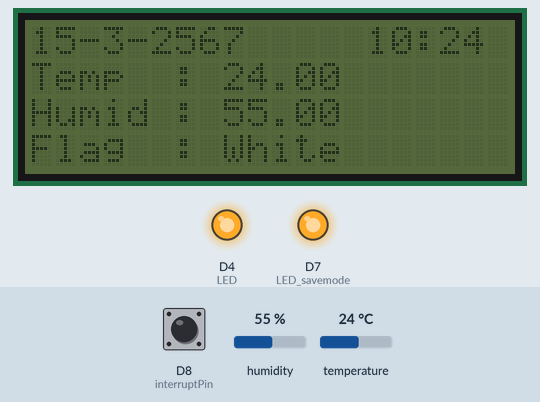
This sketch was run on a simulated ESP8266 (NodeMCU). Shown: 20×4 character LCD, output pins drawn as LEDs (lit = HIGH). The test bench sets the inputs (shaded band); at power-on: D8 (interruptPin) LOW, temperature 24 °C, humidity 55 %. WiFi joins after 1.5 s; servers stay silent unless stated; the local clock reads 2024-03-15 10:24:30 at power-on unless the sketch sets it; the Firebase database answers and starts empty; what the sketch prints to the serial monitor is not drawn.

Above: at 1.2 s.
1.3 s: D8 (interruptPin) pulled HIGH for 2.6 s
At 5.5 s:
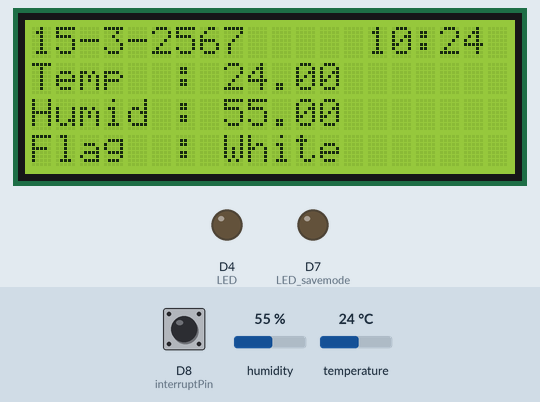
10.3 s: temperature set to 28 °C
At 13.0 s:
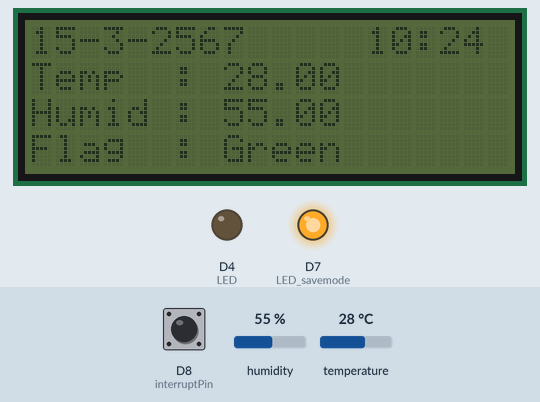
13.8 s: humidity set to 88 %
At 15.8 s:
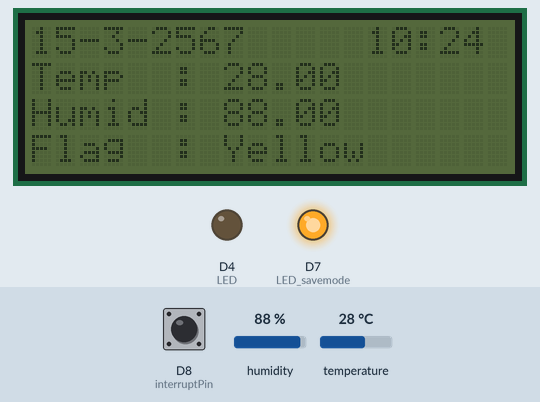
16.8 s: temperature set to 33 °C
At 17.4 s:
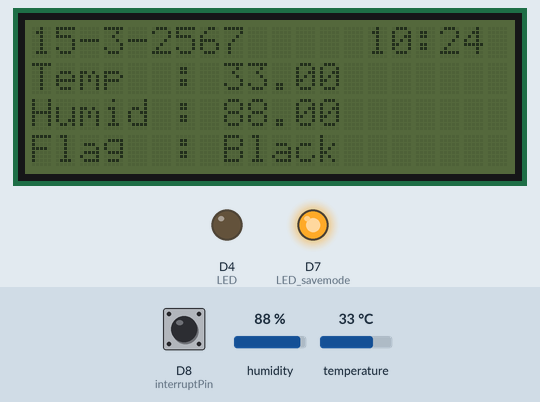
19.8 s: humidity set to 68 %
At 22.8 s:
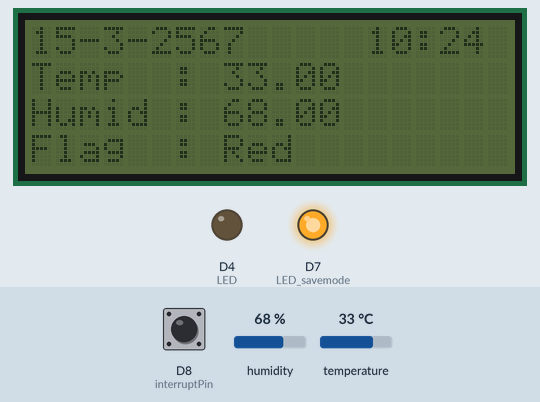
23.1 s: D8 (interruptPin) pulled HIGH for 2.6 s
At 27.1 s:
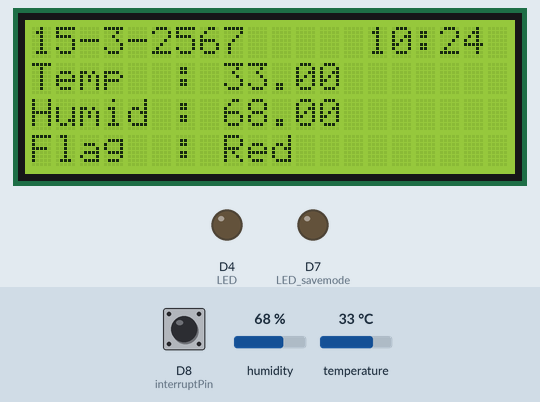
Timing chart, 0 to 31.3 s (numbered marks = the images above; inputs shaded):
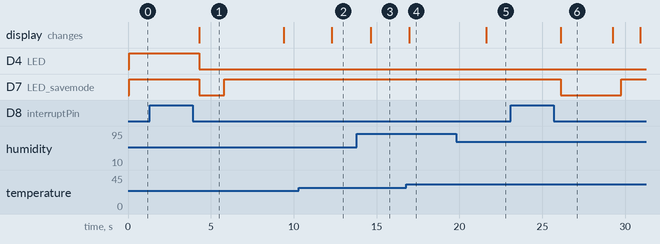

Measured:
- after the input at 1.3 s, D4 (LED): HIGH → LOW after 3.0 s; D7 (LED_savemode): HIGH → LOW after 3.0 s, → HIGH 1.5 s later; the display: changes after 3.0 s (image 1)
- after the input at 10.3 s, the display: changes after 2.0 s (image 2)
- after the input at 13.8 s, the display: changes after 0.83 s (image 3)
- after the input at 16.8 s, the display: changes after 0.16 s (image 4)
- after the input at 19.8 s, the display: changes after 1.8 s (image 5)
- after the input at 23.1 s, D7 (LED_savemode): HIGH → LOW after 3.0 s, → HIGH 3.7 s later; the display: changes after 3.0 s (image 6)
- what the display in image 1 shows lasts 5.1 s, from 4.3 s to 9.4 s

The sketch:

auto_connect_DHT_time_12c_switch_firebase.ino
```cpp
/*D4 <---> LED_online<-->3V
 *DHT22<-->D6
 *SWITCH<-->D8 //GPIO 15 touch switch
 *SCL<-->D1
 *SDA<-->D2
 *LED_online<-->D4  //yellow
 *LED_LED_savemode<-->D7;   //blue
*/


#include <ESP8266WiFi.h>          //https://github.com/esp8266/Arduino
#include <DNSServer.h>
#include <ESP8266WebServer.h>
#include "WiFiManager.h"         //https://github.com/tzapu/WiFiManager
#include "DHT.h"
#include <time.h>
#include <LiquidCrystal_I2C.h>
#include <FirebaseArduino.h>

#define DHTPIN D6
#define DHTTYPE DHT22
#define FIREBASE_HOST "humidtemp-59706.firebaseio.com"
#define FIREBASE_AUTH "i0FITeXlp0SgwgubVa580b3Zy42KX0Lw1FXDV3rB"   //Database Secret

DHT dht(DHTPIN, DHTTYPE);
std::unique_ptr<ESP8266WebServer> server;
LiquidCrystal_I2C lcd(0x27, 20, 4);

const int interruptPin = 15;// 0; //GPIO 0 (Flash Button)
const int LED=2;   //On board blue LED
const int LED_online=D4;    //16;   //D0 led out
const int LED_savemode=D7;
long time_start,time_stop;
int sta=1;
int pub=0;
float iHumid=0,iTemp=0;

float temp,humid,hic;
String flag,water;
int train,rest,b;

int timezone = 7 * 3600;                    //ตั้งค่า TimeZone ตามเวลาประเทศไทย
int dst = 0;
time_t now = time(nullptr);
struct tm* newtime = localtime(&now);
String tmpNow = "";

void handleRoot() {
  server->send(200, "text/plain", "hello from esp8266!");
}

void handleNotFouttttttttttttttttttttttttttttttttttttttttttttttnd() {
  String message = "File Not Found\n\n";
  message += "URI: ";
  message += server->uri();
  message += "\nMethod: ";
  message += (server->method() == HTTP_GET) ? "GET" : "POST";
  message += "\nArguments: ";
  message += server->args();
  message += "\n";
  for (uint8_t i = 0; i < server->args(); i++) {
    message += " " + server->argName(i) + ": " + server->arg(i) + "\n";
  }
  server->send(404, "text/plain", message);
}

void setup() {

  Serial.begin(115200);
  dht.begin();
  lcd.begin();
  Firebase.begin(FIREBASE_HOST, FIREBASE_AUTH);

  pinMode(LED,OUTPUT);
  pinMode(LED_online,OUTPUT);  //led out
  pinMode(LED_savemode,OUTPUT);  //led out
  pinMode(interruptPin, INPUT);
  pinMode(14, INPUT);  //touch switch
  attachInterrupt(digitalPinToInterrupt(interruptPin), handleInterrupt, RISING);
  digitalWrite(LED,HIGH); //LED off
  digitalWrite(LED_online,HIGH); //LED off
  digitalWrite(LED_savemode,HIGH); //LED off


  configTime(timezone, dst, "pool.ntp.org", "time.nist.gov");     //ดึงเวลาจาก Server
    Serial.println("\nWaiting for time");
    while (!time(nullptr)) {
      Serial.print(".");
      delay(1000);
    }
    Serial.println("");
    lcd.noBacklight();

}

void loop() {
  if(sta==1){
    Serial.println("loop");
    //--------------------------------
    calTemp();
    pubLCD();


    //--------------------------------
  }
  else{
    Serial.println("save mode");
    WiFiManager wifiManager;
    //wifiManager.resetSettings();
    wifiManager.autoConnect("HumidTempA01");

    //if you get here you have connected to the WiFi
    Serial.println("connected...yeey :)");
    sta = 1;
    digitalWrite(LED,HIGH); //LED off
    digitalWrite(LED_savemode,HIGH); //LED off

    }
  //check connection
  if(WiFi.status() == WL_CONNECTED){
    Serial.println("connecte");
    digitalWrite(LED_online,LOW); //LED on
    pubFirebase();

  }
  else{
    Serial.println("NOT connected");
    digitalWrite(LED_online,HIGH); //LED off
  }
  //--------------------------
   if(b==1){
    delay(3000);
    lcd.noBacklight();
    b = 0;
  }
  //---------------------------
  delay(500);

}

void handleInterrupt() {
    Serial.println("Interrupt Detected");
    lcd.backlight();
    b = 1;

    if(sta==0){   //out from save mode
      sta = 1;
      digitalWrite(LED,HIGH); //LED off
      digitalWrite(LED_savemode,HIGH); //LED off
      Serial.println("OUT from save mode");
      ESP.reset();

    }
    else{   //to savemode
      time_start = millis();
      while(digitalRead(interruptPin)==1){
        if(millis()-time_start > 3000){
           Serial.println("save mode");
           sta = 0;
           digitalWrite(LED,LOW); //LED on
           digitalWrite(LED_savemode,LOW); //LED on
           break;
        }
      }
    }
}

void calTemp(){

  float humidX = dht.readHumidity();
  float tempX = dht.readTemperature();


  if (isnan(humidX) || isnan(tempX)) {
    Serial.println("Failed to read from DHT sensor!");

  }
  else{
    humid = humidX + iHumid;
    temp = tempX + iTemp;
  }

  hic = dht.computeHeatIndex(temp, humid, false);

  if(hic < 27){       flag = "White";   water = "1/2"; train = 60; rest = 0; }
  else if(hic <= 32){ flag = "Green";   water = "1/2"; train = 50; rest = 10; }
  else if(hic <= 39){ flag = "Yellow";  water = "1";   train = 45; rest = 15; }
  else if(hic <= 51){ flag = "Red";     water = "1";   train = 30; rest = 30; }
  else {              flag = "Black";   water = "1";   train = 20; rest = 40; }


  Serial.print("Humidity: ");
  Serial.print(humid);
  Serial.print(" %\t");
  Serial.print("Temperature: ");
  Serial.print(temp);
  Serial.print(" *C ");
  Serial.print("Heat index: ");
  Serial.print(hic);
  Serial.print(" *C ");
  Serial.print(" %\n");
  Serial.println(flag);
  Serial.println(water);
  Serial.println(train);
  Serial.println(rest);

}

void pubLCD(){
  lcd.clear();
  Serial.println(NowString() + " "+ NowString2()); lcd.setCursor(0, 0); lcd.print(NowString2() + "     " + NowString());
  Serial.print("Temp: ");    Serial.print(temp);   lcd.setCursor(0, 1); lcd.print("Temp  : "); lcd.print(temp);
  Serial.print("\tHumid: "); Serial.print(humid);  lcd.setCursor(0, 2); lcd.print("Humid : "); lcd.print(humid);
  Serial.print("\tFlag: ");  Serial.print(flag);   lcd.setCursor(0, 3); lcd.print("Flag  : "); lcd.print(flag);

}
String NowString() {

  now = time(nullptr);
  tm* newtime = localtime(&now);
  tmpNow = "";
  tmpNow += String(newtime->tm_hour);
  tmpNow += ":";

  int t = int(newtime->tm_min);
  if(t < 10){
    tmpNow +="0" + String(newtime->tm_min);
  }
  else{
    tmpNow += String(newtime->tm_min);
  }

  //tmpNow += String(newtime->tm_min);

  return tmpNow;

}

String NowString2() {

  now = time(nullptr);
  tm* newtime = localtime(&now);
  tmpNow = "";
  tmpNow += String(newtime->tm_mday);
  tmpNow += "-";
  tmpNow += String(newtime->tm_mon + 1);
  tmpNow += "-";
  tmpNow += String(newtime->tm_year + 1900 + 543);
  return tmpNow;

}

void pubFirebase(){
  //check firebase update
  pub = Firebase.getInt("ID/A03/Current/Pub");
  Serial.print("get Pub:  ");
  Serial.println(pub);
  if(pub == 0){
    Serial.println("Firebase NOT UPDATE..");
  }
  else{
    Serial.println("Firebase UPDATE..");
    iHumid = Firebase.getInt("ID/A03/Current/iHumid");
    iTemp = Firebase.getInt("ID/A03/Current/iTemp");
    Firebase.setInt("ID/A03/Current/Pub",0);
    pub = 0;

  }


  Serial.println("Publish Firebase");
  Firebase.setFloat("ID/A03/Current/Temperature", temp);
  Firebase.setFloat("ID/A03/Current/HUmid", humid);
  Firebase.setFloat("ID/A03/Current/HID", hic);
//  Firebase.setFloat("ID/A03/Current/Pub", pub);

  if (Firebase.failed()) {
      Serial.print("set /number failed:");
      Serial.println(Firebase.error());
      return;
  }


}
```
